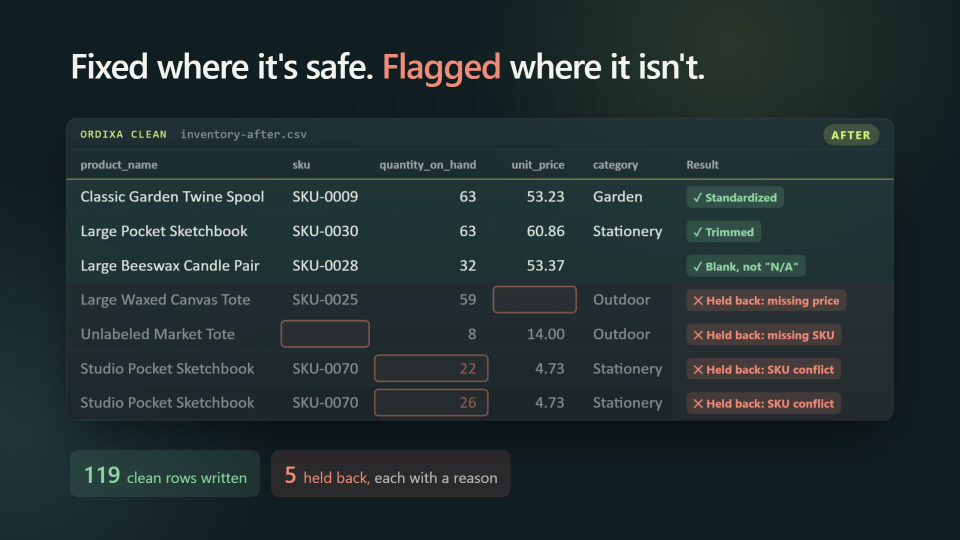
#> input picture docs/media/thumbnail.jpg, 1920 x 1080 px, given in place of ordixa-logo.png, which was not available (shown at 1/2 size)
$ python build.py
#> lines starting #> are read from the running program, lines starting #| are printed output that depends on the picture; pictures that were not available may be replaced by others from this repository, and a replacement may not be noted
### docs/media/source/assets.py
"""Derive the logo images the animations use from docs/images.

The cropped and reversed logos are generated, not committed: each build calls
make_assets() and the outputs are git-ignored.
"""

from pathlib import Path

import numpy as np
from PIL import Image

IMAGES = Path(__file__).resolve().parents[2] / "images"


def _crop(im):
    """crops an RGBA image to its opaque pixels (alpha above half)"""
    mask = im.getchannel("A").point(lambda v: 255 if v > 128 else 0)
    return im.crop(mask.getbbox())


def _reversed(im):
    """recolors the dark parts of a logo to off-white for a navy background"""
    a = np.array(im.convert("RGBA")).astype(float)
    rgb = a[:, :, :3]
    k = np.clip((110 - rgb.mean(2)) / 40, 0, 1)[..., None]
    a[:, :, :3] = rgb * (1 - k) + np.array([242, 244, 239.0]) * k
    return Image.fromarray(a.astype("uint8"))


def make_assets(dest, names):
    """
    writes the requested logo images into dest
    :param dest: directory next to the page that uses them
    :param names: any of ordixa-icon.png, ordixa-wordmark.png,
        ordixa-wordmark-dark.png
    """
    makers = {
        "ordixa-icon.png": lambda: _crop(Image.open(IMAGES / "ordixa-logo2.png")),
        "ordixa-wordmark.png": lambda: _crop(Image.open(IMAGES / "ordixa-logo.png")),
        "ordixa-wordmark-dark.png": lambda: _reversed(
            _crop(Image.open(IMAGES / "ordixa-logo.png").convert("RGBA"))
        ),
    }
    for name in names:
        makers[name]().save(Path(dest) / name)
#> this loop made 1 pass
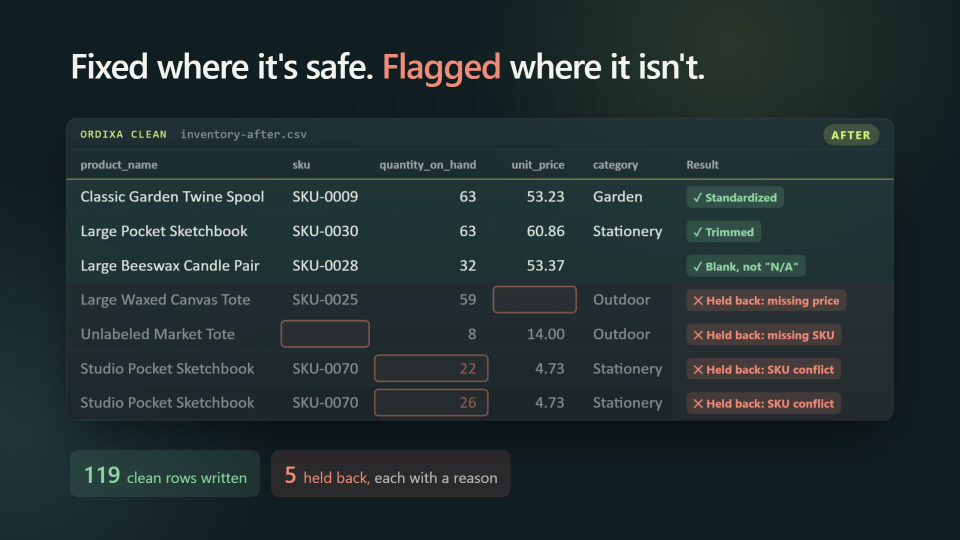
#> input picture docs/media/thumbnail.jpg, 1920 x 1080 px, given in place of ordixa-logo.png, which was not available (shown at 1/2 size)
#> pass 1, in _reversed, `k = np.clip((110 - rgb.mean(2)) / 40, 0, 1)[..., None]`:
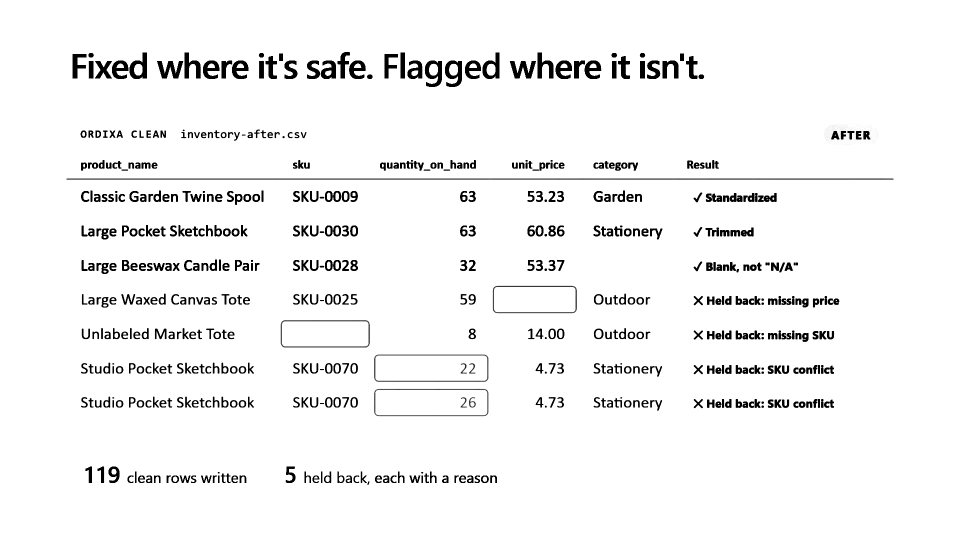
#> k: shape (1080, 1920, 1) float64 (shown at 1/2 size); min 0, max 1, mean 0.954
#> (the call stopped at `async def render(): shutil.rmtree(FRAMES, ignore_errors=True) FRAMES.m..`: playwright is not available in this run)

### docs/media/source/loop/build.py
"""Build docs/media/ordixa-loop.gif from loop.html.

    python docs/media/source/loop/build.py [--out PATH]

Needs Python with Playwright (Chromium installed), numpy, Pillow, and ffmpeg
on PATH. Renders every frame of loop.html in headless Chromium, refuses to
encode if any table text overflows its cell, then makes a two-pass palette GIF.
"""

import argparse
import asyncio
import shutil
import subprocess
import sys
from pathlib import Path

from PIL import Image
from playwright.async_api import async_playwright

HERE = Path(__file__).resolve().parent
sys.path.insert(0, str(HERE.parent))
from assets import make_assets  # noqa: E402

FRAMES = HERE / "frames"
FPS, DUR = 20, 7.5


async def render():
    shutil.rmtree(FRAMES, ignore_errors=True)
    FRAMES.mkdir()
    async with async_playwright() as p:
        browser = await p.chromium.launch()
        page = await browser.new_page(viewport={"width": 960, "height": 540})
        await page.goto((HERE / "loop.html").as_uri())
        await page.evaluate("window.ready")
        await page.wait_for_timeout(300)
        for t in (0.0, 4.0):  # before and after states
            await page.evaluate(f"render({t})")
            problems = await page.evaluate("audit()")
            if problems:
                sys.exit(f"layout audit failed at t={t}: {problems}")
        for i in range(int(FPS * DUR)):
            await page.evaluate(f"render({i / FPS})")
            await page.screenshot(path=str(FRAMES / f"f{i:04d}.png"))
        await browser.close()


def ffmpeg(*args):
    subprocess.run(
        ["ffmpeg", "-hide_banner", "-loglevel", "error", "-y", *args], check=True
    )
#> (this line was passed over: subprocess is not available in this run)


def encode(out):
    src = ["-framerate", str(FPS), "-i", str(FRAMES / "f%04d.png")]
    palette = HERE / "palette.png"
    ffmpeg(*src, "-vf", "palettegen=max_colors=160:stats_mode=full", str(palette))
    ffmpeg(
        *src,
        "-i",
        str(palette),
        "-lavfi",
        "paletteuse=dither=bayer:bayer_scale=5:diff_mode=rectangle",
        "-loop",
        "0",
        str(out),
    )


def report(out):
    im = Image.open(out)
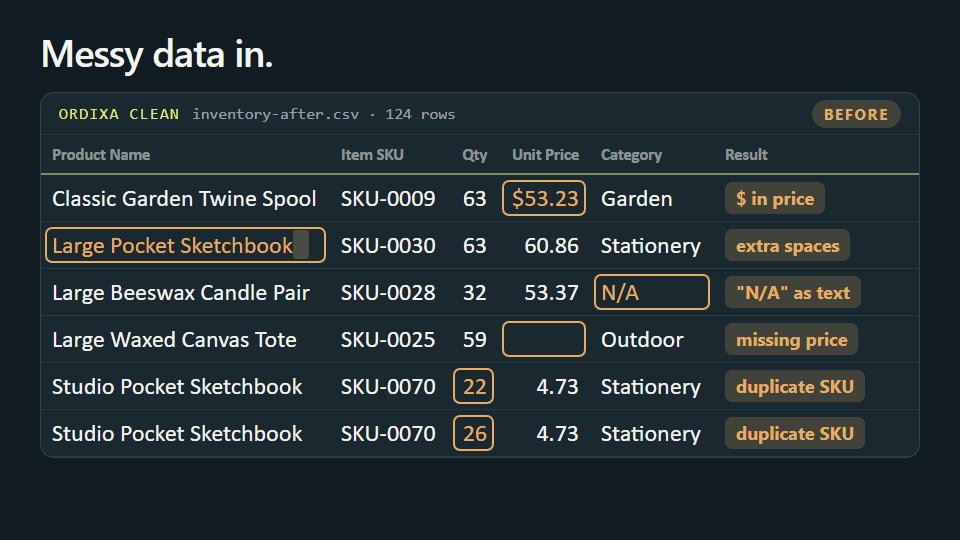
#> input picture docs/media/ordixa-loop.gif, 960 x 540 px
#> im is the input picture: PIL image 960x540 P; mean R, G, B 35.9, 47.5, 50.6
    frames, ms = 0, 0
    size, loop = im.size, im.info.get("loop")
#> size = (960, 540); loop = 0
    try:
        while True:
            ms += im.info["duration"]
            frames += 1
            im.seek(im.tell() + 1)
#> this loop made 150 passes
#> ms on passes 1 to 12: 50, 100, 150, 200, 250, 300, 350, 400, 450, 500, 550, 600
#| docs/media/ordixa-loop.gif: 960x540, 150 frames, 7.50 s, 20.0 fps, loop=0, 830 KB
#> im: PIL image 960x540 RGB
#> after the loop, frames = 150; ms = 7500
    except EOFError:
        pass
    print(
        f"{out}: {size[0]}x{size[1]}, {frames} frames, {ms / 1000:.2f} s, "
        f"{frames / (ms / 1000):.1f} fps, loop={loop}, "
        f"{out.stat().st_size / 1024:.0f} KB"
    )


if __name__ == "__main__":
    parser = argparse.ArgumentParser(description=__doc__.splitlines()[0])
    parser.add_argument("--out", type=Path, default=HERE.parents[1] / "ordixa-loop.gif")
    out = parser.parse_args().out.resolve()
    make_assets(HERE, ["ordixa-wordmark-dark.png"])
    asyncio.run(render())
    encode(out)
    report(out)
